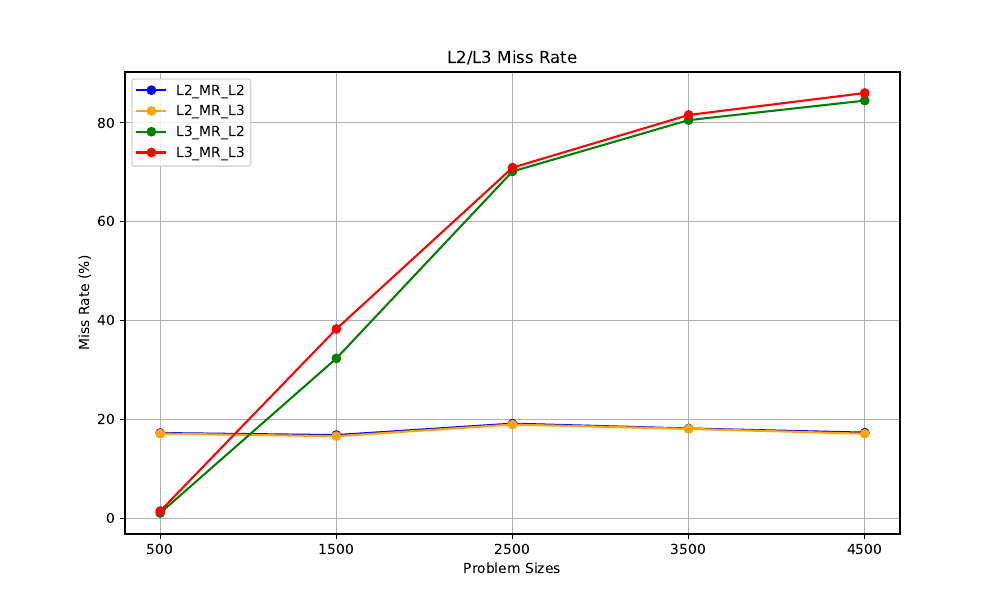

Python code for this plot:
import numpy as np
import matplotlib.pyplot as plt
from scipy.interpolate import make_interp_spline

# 数据
sizes = np.array([500, 1500, 2500, 3500, 4500])

# 第一个数据集
l2_tcm_1 = np.array([7482883, 64608178, 203842617, 378330386, 596010233])
l2_tca_1 = np.array([43488233, 384406863, 1064493291, 2085150618, 3444762593])
l3_tcm_1 = np.array([77430, 20889924, 143061371, 304812337, 503749000])
l3_tca_1 = np.array([7482883, 64608178, 203842617, 378330386, 596010233])
l2_mr_1 = np.array([17.22, 16.80, 19.12, 18.14, 17.30])
l3_mr_1 = np.array([1.03, 32.33, 70.18, 80.57, 84.52])

# 第二个数据集
l2_tcm_2 = np.array([7461458, 63680190, 201710000, 376906642, 588726160])
l2_tca_2 = np.array([43608315, 383911718, 1064489549, 2085036556, 3444812012])
l3_tcm_2 = np.array([106813, 24384433, 143114919, 307602882, 506631529])
l3_tca_2 = np.array([7461458, 63680190, 201710000, 376906642, 588726160])
l2_mr_2 = np.array([17.10, 16.58, 18.94, 18.07, 17.08])
l3_mr_2 = np.array([1.43, 38.29, 70.95, 81.61, 86.06])

# 平滑曲线
x_smooth = np.linspace(sizes.min(), sizes.max(), 500)

# 绘图
plt.figure(figsize=(10, 6))

# L2 Miss Rate
plt.plot(sizes, l2_mr_1, marker='o', label='L2_MR_L2', linestyle='-', color='blue')
plt.plot(sizes, l2_mr_2, marker='o', label='L2_MR_L3', linestyle='-', color='orange')

# L3 Miss Rate
plt.plot(sizes, l3_mr_1, marker='o', label='L3_MR_L2', linestyle='-', color='green')
plt.plot(sizes, l3_mr_2, marker='o', label='L3_MR_L3', linestyle='-', color='red')

plt.title('L2/L3 Miss Rate')
plt.xlabel('Problem Sizes')
plt.ylabel('Miss Rate (%)')
plt.xticks(sizes)
plt.grid(True)
plt.legend()
plt.savefig('test.pdf')
